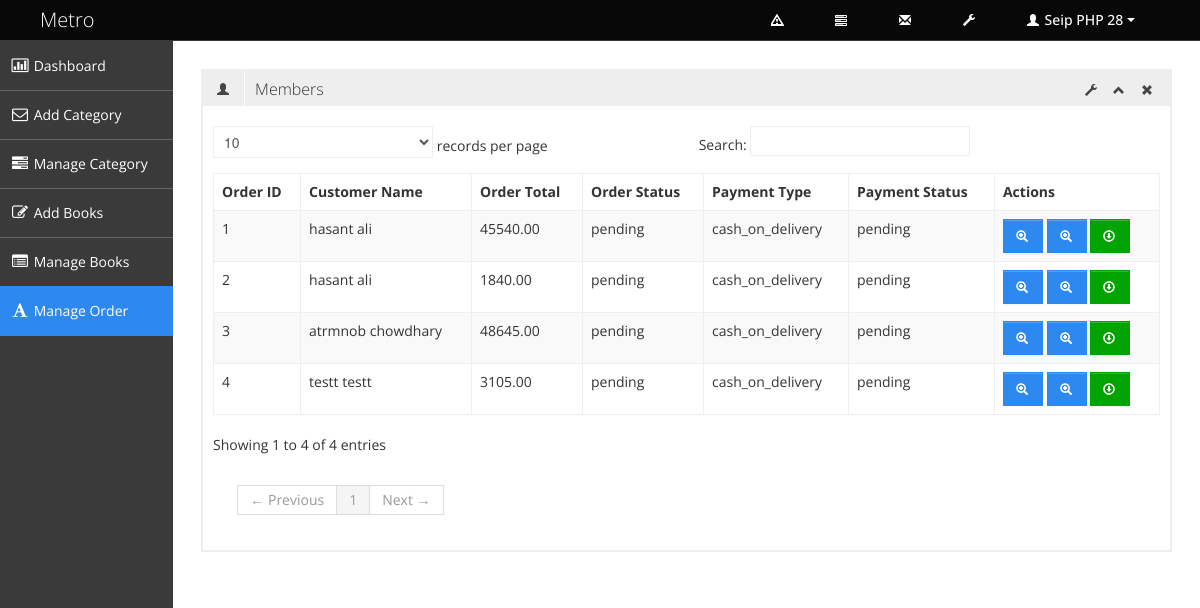
Screenshot of /admin/manage_order.php (signed in) with the database file from the repository.
### tables this page shows
CREATE TABLE `tbl_order` (
  `order_id` int(11) NOT NULL,
  `customer_id` int(11) NOT NULL,
  `shipping_id` int(11) NOT NULL,
  `order_total` float(10,2) NOT NULL,
  `order_status` varchar(25) NOT NULL DEFAULT 'pending',
  `order_date` timestamp NOT NULL DEFAULT CURRENT_TIMESTAMP
);

CREATE TABLE `tbl_customer` (
  `customer_id` int(11) NOT NULL,
  `first_name` varchar(100) NOT NULL,
  `last_name` varchar(100) NOT NULL,
  `email_address` varchar(256) NOT NULL,
  `password` varchar(32) NOT NULL,
  `phone_number` varchar(30) NOT NULL,
  `blood_group` varchar(10) NOT NULL,
  `address` text NOT NULL,
  `city` varchar(100) NOT NULL,
  `district` varchar(50) NOT NULL,
  `activation_status` tinyint(1) NOT NULL DEFAULT '0'
);

CREATE TABLE `tbl_payment` (
  `payment_id` int(11) NOT NULL,
  `order_id` int(11) NOT NULL,
  `payment_type` varchar(40) NOT NULL,
  `payment_status` varchar(25) NOT NULL DEFAULT 'pending',
  `payment_date` timestamp NOT NULL DEFAULT CURRENT_TIMESTAMP
);

### admin/manage_order.php (called while the page is built, shortened)
<?php
include './admin_master.php';

### classes/super_admin.php (called while the page is built, shortened)
<?php
class Super_admin {
    private $db_connect;
    public function __construct() {
        $host_name='localhost';
        $user_name='root';
        $password='';
        $db_name='db_seip_ecommerce28';
        $this->db_connect=  mysqli_connect($host_name, $user_name, $password, $db_name);
    }
    public function select_all_order_info() {
        $sql="SELECT o.*, c.first_name, c.last_name, p.payment_type, p.payment_status FROM tbl_order as o, tbl_customer as c, tbl_payment as p WHERE o.customer_id=c.customer_id AND o.order_id=p.order_id";
        if(mysqli_query($this->db_connect, $sql)) {
            $query_result=mysqli_query($this->db_connect, $sql);
            return $query_result;
        } else {
            die('Query problem'.  mysqli_error( $this->db_connect) );
        }
    }
}

### admin/pages/manage_order_content.php (the view, shortened to what this page needs)
<?php
    $query_result=$ob_sup_admin->select_all_order_info();
?>
<div class="row-fluid sortable">
    <div class="box span12">
        <div class="box-header" data-original-title>
            <h2><i class="halflings-icon user"></i><span class="break"></span>Members</h2>
            <div class="box-icon">
                <a href="#" class="btn-setting"><i class="halflings-icon wrench"></i></a>
                <a href="#" class="btn-minimize"><i class="halflings-icon chevron-up"></i></a>
                <a href="#" class="btn-close"><i class="halflings-icon remove"></i></a>
            </div>
        </div>
        <div class="box-content">
            <h2><?php if(isset($message)) { echo $message; unset($message); } ?></h2>
            <table class="table table-striped table-bordered bootstrap-datatable datatable">
                <thead>
                    <tr>
                        <th>Order ID</th>
                        <th>Customer Name</th>
                        <th>Order Total</th>
                        <th>Order Status</th>
                        <th>Payment Type</th>
                        <th>Payment Status</th>
                        <th>Actions</th>
                    </tr>
                </thead>
                <tbody>
                    <?php while ($order_info=mysqli_fetch_assoc($query_result)) { ?>
                    <tr>
                        <td><?php echo $order_info['order_id']; ?></td>
                        <td class="center"><?php echo $order_info['first_name'].' '.$order_info['last_name']; ?></td>
                        <td class="center"><?php echo $order_info['order_total']; ?></td>
                        <td class="center"><?php echo $order_info['order_status']; ?></td>
                        <td class="center"><?php echo $order_info['payment_type']; ?></td>
                        <td class="center"><?php echo $order_info['payment_status']; ?></td>
                        <td class="center">
                            <a class="btn btn-primary" href="view_order.php?id=<?php echo $order_info['order_id']; ?>" title="View Order">
                                <i class="halflings-icon white zoom-in"></i>
                            </a>
                            <a class="btn btn-primary" href="view_invoice.php?id=<?php echo $order_info['order_id']; ?>" title="View Invoice">
                                <i class="halflings-icon white zoom-in"></i>
                            </a>
                            <a class="btn btn-success" href="?status=unpublished&&id=<?php echo $order_info['order_id']; ?>" title="Download Invoice">
                                <i class="halflings-icon white download"></i>
                            </a>
                        </td>
                    </tr>
                    <?php } ?>
                </tbody>
            </table>
        </div>
    </div>
</div>

### assets/admin_asset/css/style.css (style rules this page uses)
body { background: #F5F5F5; color: #333; border: none; font-family: 'Open Sans', sans-serif; font-weight: 400; }
h2 { font-size: 16px; line-height: 16px; }
.box { border: 2px solid #eee; background: #fff !important; margin-bottom: 28px; }
.box-header { height: 16px; font-size: 16px; line-height: 16px; padding: 10px; background: #eee; -webkit-box-shadow: none; -moz-box-shadow: none; box-shadow: none; overflow: hidden; }
.box-header h2 { float:left; margin-top: 0px; font-weight: 300; }
.box-header h2 i { margin: 0px 3px 0px 4px; opacity: .8; filter: alpha(opacity=80); -ms-filter:"progid:DXImageTransform.Microsoft.Alpha(Opacity=80)"; }
.box-header .box-icon { float:right; margin-top: 1px; }
.box-header .box-icon i { -webkit-transition: all 0.1s ease-in-out; -moz-transition: all 0.1s ease-in-out; -o-transition: all 0.1s ease-in-out; -ms-transition: all 0.1s ease-in-out; transition: all 0.1s ease-in-out; opacity: .8; filter: alpha(opacity=80); -ms-filter:"progid:DXImageTransform.Microsoft.Alpha(Opacity=80)"; }
.box-header .box-icon a { margin: 0px 5px; }
.box-content { position: relative; z-index: 50; margin-top: -1px; padding: 10px; background: #fff !important; }
.btn { display: inline-block; padding: 6px 12px; margin-bottom: 0; font-size: 14px; font-weight: 500; line-height: 20px; text-align: center; white-space: nowrap; vertical-align: middle; cursor: pointer; border: 1px solid #a7a9aa; -webkit-border-radius: 0px !important; border-radius: 0px !important; }
.btn i { margin-top: 2px; }
.btn { color: #ffffff; background-color: #a7a9aa; border-color: #a7a9aa; background-image: none; filter: none; text-shadow: none; }
.btn-primary { background-color: #2D89EF; border-color: #2D89EF; }
.btn-success { background-color: #00A300; border-color: #00A300; }
.table th, .table td { border-top: 1px solid #eee; }
.table-bordered { border-color: #eee; -webkit-border-radius: 0px !important; -moz-border-radius: 0px !important; border-radius: 0px !important; }
.table-bordered th, .table-bordered td { border-left: 1px solid #eee; }
.table-bordered thead:first-child tr:first-child > th:first-child, .table-bordered tbody:first-child tr:first-child > td:first-child, .table-bordered tbody:first-child tr:first-child > th:first-child { -webkit-border-radius: 0px !important; -moz-border-radius: 0px !important; border-radius: 0px !important; }
.table-bordered thead:first-child tr:first-child > th:last-child, .table-bordered tbody:first-child tr:first-child > td:last-child, .table-bordered tbody:first-child tr:first-child > th:last-child { -webkit-border-radius: 0px !important; -moz-border-radius: 0px !important; border-radius: 0px !important; }
.table-bordered thead:last-child tr:last-child > th:first-child, .table-bordered tbody:last-child tr:last-child > td:first-child, .table-bordered tbody:last-child tr:last-child > th:first-child, .table-bordered tfoot:last-child tr:last-child > td:first-child, .table-bordered tfoot:last-child tr:last-child > th:first-child { -webkit-border-radius: 0px !important; -moz-border-radius: 0px !important; border-radius: 0px !important; }
.table-bordered thead:last-child tr:last-child > th:last-child, .table-bordered tbody:last-child tr:last-child > td:last-child, .table-bordered tbody:last-child tr:last-child > th:last-child, .table-bordered tfoot:last-child tr:last-child > td:last-child, .table-bordered tfoot:last-child tr:last-child > th:last-child { -webkit-border-radius: 0px !important; -moz-border-radius: 0px !important; border-radius: 0px !important; }

### assets/admin_asset/css/halflings.css (style rules this page uses)
html, html .halflings { -webkit-font-smoothing: antialiased !important; }
.halflings-icon { display: inline-block; width: 14px; height: 14px; line-height: 14px; vertical-align: text-top; background-image: url(../img/glyphicons_halflings.svg); background-position: 0 0; background-repeat: no-repeat; vertical-align: top; *display: inline; *zoom: 1; *margin-right: .3em; }
.halflings-icon.white { background-image: url(../img/glyphicons_halflings-white.svg); }
.halflings-icon.user { background-position: -168px 0; }
.halflings-icon.remove { background-position: -312px 0; }
.halflings-icon.zoom-in { background-position: -336px 0; }
.halflings-icon.download { background-position: -120px -24px; }
.halflings-icon.chevron-up { background-position: -288px -120px; }
.halflings-icon.wrench { background-position: -360px -144px; }

### rows the page displays
tbl_order: order_id "1", customer.first_name "hasant", customer.last_name "ali", order_total "45540.00", order_status "pending", tbl_payment.payment_type "cash_on_delivery", tbl_payment.payment_status "pending"
tbl_order: order_id "2", customer.first_name "hasant", customer.last_name "ali", order_total "1840.00", order_status "pending", tbl_payment.payment_type "cash_on_delivery", tbl_payment.payment_status "pending"
tbl_order: order_id "3", customer.first_name "atrmnob", customer.last_name "chowdhary", order_total "48645.00", order_status "pending", tbl_payment.payment_type "cash_on_delivery", tbl_payment.payment_status "pending"
tbl_order: order_id "4", customer.first_name "testt", customer.last_name "testt", order_total "3105.00", order_status "pending", tbl_payment.payment_type "cash_on_delivery", tbl_payment.payment_status "pending"

### other values shown
$_SESSION['admin_name'] "Seip PHP 28"
